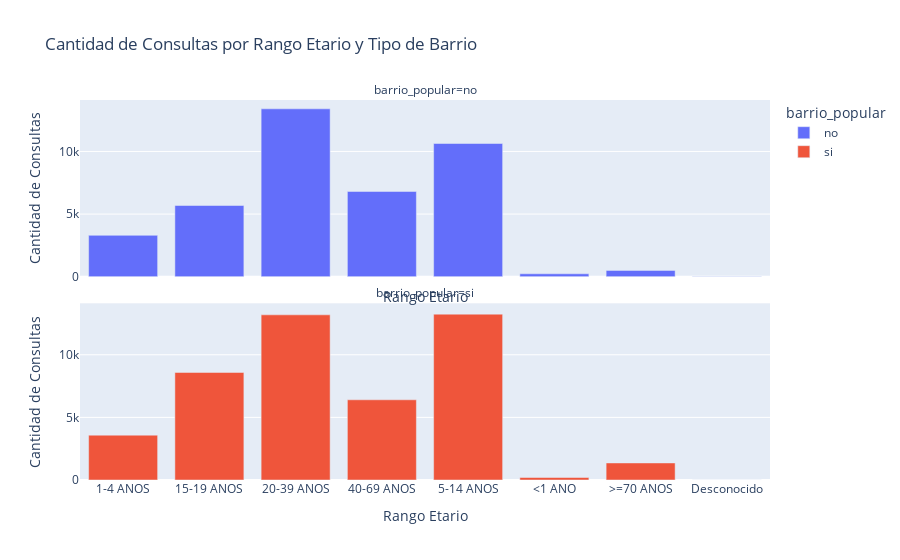

The notebook cell saved with this chart:
### Code cell
import plotly.express as px

# Crear el gráfico de barras agrupadas
fig = px.bar(atenciones_rango_etario, x='rango_etario_normalizado', y='consulta_cantidad',
             color='barrio_popular',
             title='Cantidad de Consultas por Rango Etario y Tipo de Barrio',
             labels={'rango_etario_normalizado': 'Rango Etario', 'consulta_cantidad': 'Cantidad de Consultas'},
             category_orders={"barrio_popular": ["no", "si"]},  # Ordenar las categorías
             facet_col='barrio_popular',  # Colocar en columnas diferentes
             facet_col_wrap=1,  # Una columna por grupo
            )

fig.update_xaxes(title_text='Rango Etario')
fig.update_yaxes(title_text='Cantidad de Consultas')

# Mostrar el gráfico interactivo
fig.show()

### Figure 1 — Plotly figure (JSON) as saved in the notebook; plotly's stock layout.template omitted (floating-point values rounded to 4 significant figures)
{"data": [{"alignmentgroup": "True", "hovertemplate": "barrio_popular=no<br>Rango Etario=%{x}<br>Cantidad de Consultas=%{y}<extra></extra>", "legendgroup": "no", "marker": {"color": "#636efa", "pattern": {"shape": ""}}, "name": "no", "offsetgroup": "no", "orientation": "v", "showlegend": true, "textposition": "auto", "type": "bar", "x": ["1-4 ANOS", "15-19 ANOS", "20-39 ANOS", "40-69 ANOS", "5-14 ANOS", "<1 ANO", ">=70 ANOS", "Desconocido"], "xaxis": "x2", "y": [3303, 5684, 13403, 6805, 10635, 232, 503, 14], "yaxis": "y2"}, {"alignmentgroup": "True", "hovertemplate": "barrio_popular=si<br>Rango Etario=%{x}<br>Cantidad de Consultas=%{y}<extra></extra>", "legendgroup": "si", "marker": {"color": "#EF553B", "pattern": {"shape": ""}}, "name": "si", "offsetgroup": "si", "orientation": "v", "showlegend": true, "textposition": "auto", "type": "bar", "x": ["1-4 ANOS", "15-19 ANOS", "20-39 ANOS", "40-69 ANOS", "5-14 ANOS", "<1 ANO", ">=70 ANOS", "Desconocido"], "xaxis": "x", "y": [3580, 8587, 13187, 6404, 13242, 200, 1362, 5], "yaxis": "y"}], "layout": {"annotations": [{"font": {}, "showarrow": false, "text": "barrio_popular=si", "x": 0.5, "xanchor": "center", "xref": "paper", "y": 0.465, "yanchor": "bottom", "yref": "paper"}, {"font": {}, "showarrow": false, "text": "barrio_popular=no", "x": 0.5, "xanchor": "center", "xref": "paper", "y": 1.0, "yanchor": "bottom", "yref": "paper"}], "barmode": "relative", "legend": {"title": {"text": "barrio_popular"}, "tracegroupgap": 0}, "title": {"text": "Cantidad de Consultas por Rango Etario y Tipo de Barrio"}, "xaxis": {"anchor": "y", "domain": [0, 1], "title": {"text": "Rango Etario"}}, "xaxis2": {"anchor": "y2", "domain": [0, 1], "matches": "x", "showticklabels": false, "title": {"text": "Rango Etario"}}, "yaxis": {"anchor": "x", "domain": [0, 0.465], "title": {"text": "Cantidad de Consultas"}}, "yaxis2": {"anchor": "x2", "domain": [0.535, 1.0], "matches": "y", "title": {"text": "Cantidad de Consultas"}}}}
